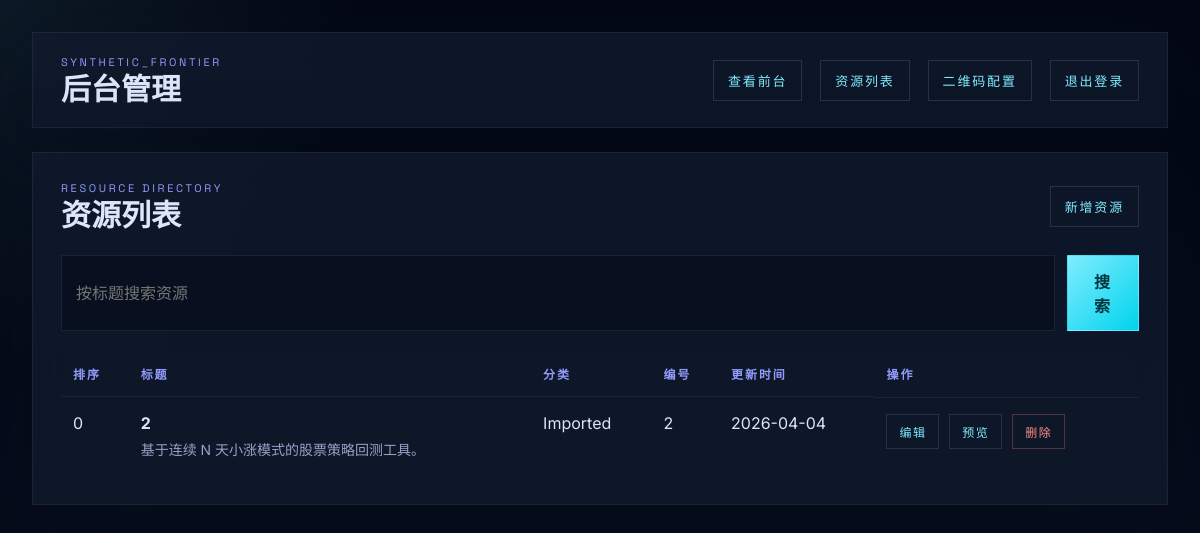
/admin/ (signed in), run on an earlier commit of the app's database.
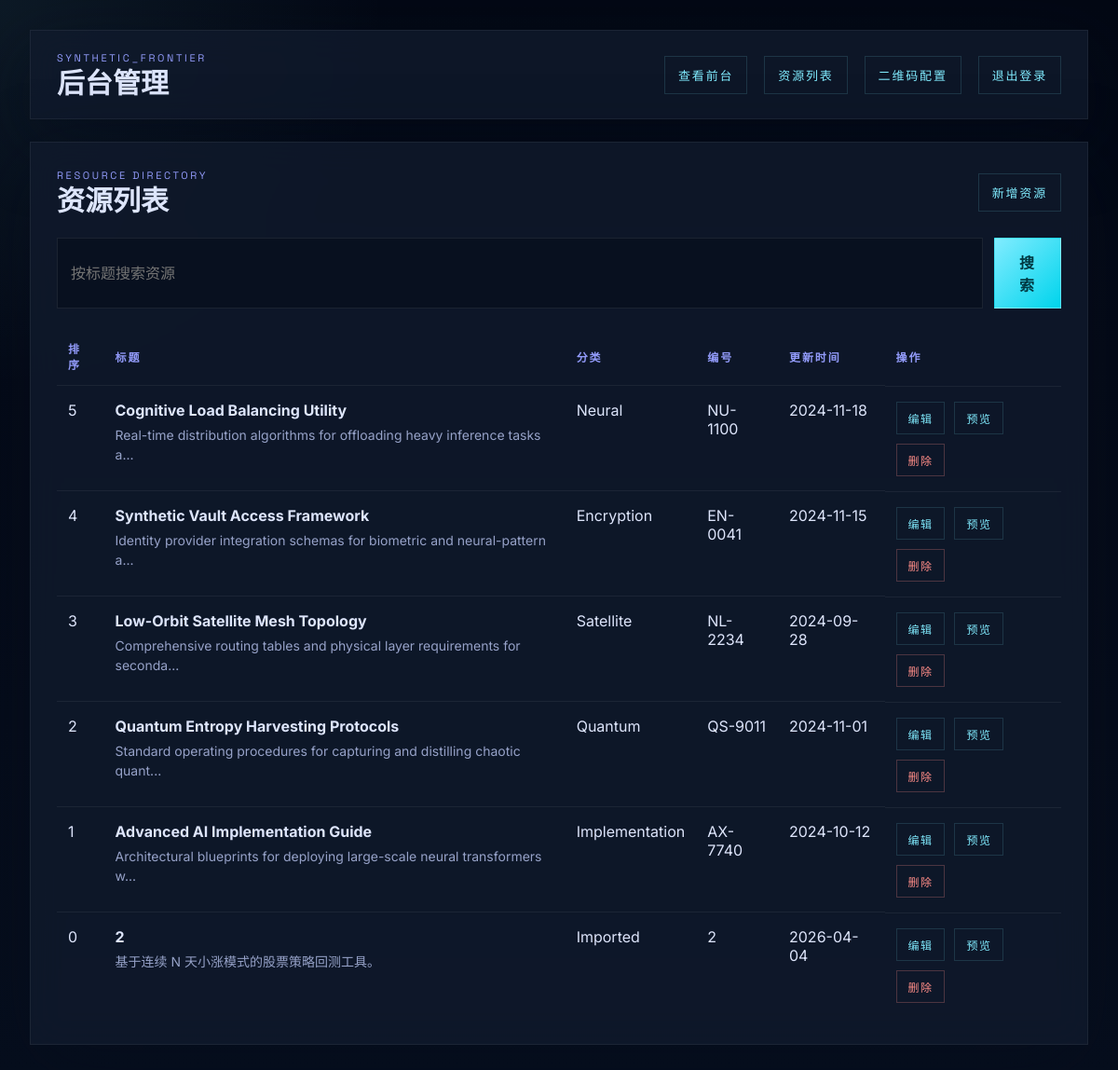
And on a later commit of the database.
### app/models.py (models this page shows, shortened)
class Resource(db.Model):
    __tablename__ = "resources"
    id = db.Column(db.Integer, primary_key=True)
    title = db.Column(db.String(160), nullable=False)
    slug = db.Column(db.String(180), unique=True, nullable=False, index=True)
    resource_code = db.Column(db.String(40), nullable=False)
    category = db.Column(db.String(80), nullable=False, index=True)
    short_description = db.Column(db.Text, nullable=False)
    overview = db.Column(db.Text, nullable=False)
    highlights = db.Column(db.Text, default="", nullable=False)
    tags = db.Column(db.Text, default="", nullable=False)
    clearance = db.Column(db.String(80), default="Level 4 Clearance", nullable=False)
    checksum = db.Column(db.String(80), default="N/A", nullable=False)
    asset_identifier = db.Column(db.String(80), default="N/A", nullable=False)
    image_url = db.Column(db.Text, default="", nullable=False)
    image_path = db.Column(db.String(255), default="", nullable=False)
    download_url = db.Column(db.Text, default="", nullable=False)
    cloud_link = db.Column(db.Text, default="", nullable=False)
    cloud_code = db.Column(db.String(80), default="", nullable=False)
    download_path = db.Column(db.String(255), default="", nullable=False)
    download_name = db.Column(db.String(255), default="", nullable=False)
    file_manifest = db.Column(db.Text, default="", nullable=False)
    readme_content = db.Column(db.Text, default="", nullable=False)
    status = db.Column(db.String(40), default="ONLINE_READY", nullable=False)
    display_order = db.Column(db.Integer, default=0, nullable=False)
    updated_at = db.Column(db.Date, default=china_today, nullable=False, index=True)
    created_at = db.Column(db.DateTime, default=china_now, nullable=False)
    modified_at = db.Column(
        db.DateTime, default=china_now, onupdate=china_now, nullable=False
    )

### app/admin.py (the view, shortened to what this page needs)
@bp.route("/")
@admin_required
def dashboard():
    keyword = request.args.get("q", "").strip()
    query = Resource.query
    resources = query.order_by(Resource.created_at.desc(), Resource.id.desc()).all()
    return render_template("admin/dashboard.html", resources=resources, keyword=keyword)

### app/admin.py (called while the page is built)
def admin_required(view):
    @wraps(view)
    def wrapped(*args, **kwargs):
        if not session.get("admin_user_id"):
            return redirect(url_for("admin.login", next=request.path))
        return view(*args, **kwargs)
    return wrapped

@bp.before_app_request
def load_admin():
    admin_id = session.get("admin_user_id")
    g.admin_user = db.session.get(AdminUser, admin_id) if admin_id else None

### app/public.py (called while the page is built, shortened)
def get_lang() -> str:
    lang = session.get("lang", "zh")
    return lang if lang in TRANSLATIONS else "zh"

def get_site_config() -> SiteConfig:
    config = SiteConfig.query.get(1)
    if config is not None:
        return config

@bp.app_context_processor
def inject_public_i18n():
    return {
        "t": t,
        "current_lang": get_lang(),
        "render_markdown": render_markdown,
        "homepage_url": HOMEPAGE_URL,
        "site_config": get_site_config(),
    }

### app/templates/admin/dashboard.html (shortened to what this page needs)
{% extends "admin/base.html" %}
{% block content %}
  <main class="admin-main">
    <section class="admin-card">
      <div class="section-head">
        <div>
          <div class="eyebrow">RESOURCE DIRECTORY</div>
          <h2>资源列表</h2>
        </div>
        <a class="primary-link" href="{{ url_for('admin.create_resource') }}">新增资源</a>
      </div>
      <form class="toolbar" method="get">
        <input type="search" name="q" value="{{ keyword }}" placeholder="按标题搜索资源" />
        <button type="submit">搜索</button>
      </form>
      <div class="table-wrap">
        <table>
          <thead>
            <tr>
              <th>排序</th>
              <th>标题</th>
              <th>分类</th>
              <th>编号</th>
              <th>更新时间</th>
              <th>操作</th>
            </tr>
          </thead>
          <tbody>
            {% for resource in resources %}
              <tr>
                <td>{{ resource.display_order }}</td>
                <td>
                  <strong>{{ resource.title }}</strong>
                  <span>{{ resource.short_description[:72] }}{% if resource.short_description|length > 72 %}...{% endif %}</span>
                </td>
                <td>{{ resource.category }}</td>
                <td>{{ resource.resource_code }}</td>
                <td>{{ resource.updated_at.strftime("%Y-%m-%d") }}</td>
                <td class="actions">
                  <a href="{{ url_for('admin.edit_resource', resource_id=resource.id) }}">编辑</a>
                  <a href="{{ url_for('public.index', detail=resource.slug) }}" target="_blank" rel="noreferrer">预览</a>
                  <form method="post" action="{{ url_for('admin.delete_resource', resource_id=resource.id) }}" onsubmit="return confirm('确认删除这条资源吗？');">
                    <button type="submit" class="danger-link">删除</button>
                  </form>
                </td>
              </tr>
            {% else %}
              <tr>
                <td colspan="6" class="empty-row">当前还没有资源，可以先新建一条。</td>
              </tr>
            {% endfor %}
          </tbody>
        </table>
      </div>
    </section>
  </main>
{% endblock %}

### app/templates/admin/base.html (shortened to what this page needs)
<!DOCTYPE html>
<html lang="zh-CN">
  <head>
    <link rel="stylesheet" href="{{ url_for('static', filename='css/admin.css') }}" />
  </head>
  <body>
    <div class="admin-shell">
      {% if g.admin_user %}
        <header class="admin-topbar">
          <div>
            <div class="eyebrow">SYNTHETIC_FRONTIER</div>
            <h1>后台管理</h1>
          </div>
          <nav>
            <a href="{{ url_for('public.index') }}" target="_blank" rel="noreferrer">查看前台</a>
            <a href="{{ url_for('admin.dashboard') }}">资源列表</a>
            <a href="{{ url_for('admin.site_settings') }}">二维码配置</a>
            <a href="{{ url_for('admin.logout') }}">退出登录</a>
          </nav>
        </header>
      {% endif %}
      {% block content %}{% endblock %}
    </div>
  </body>
</html>

### app/static/css/admin.css (style rules this page uses)
:root { --bg: #060e1d; --surface: #101a2d; --surface-2: #162238; --line: rgba(129, 236, 255, 0.14); --text: #dde5fb; --muted: #96a2c8; --primary: #81ecff; --secondary: #929bfa; --danger: #ff8d88; }
* { box-sizing: border-box; }
body { margin: 0; min-height: 100vh; color: var(--text); font-family: "Inter", sans-serif; background: radial-gradient(circle at top left, rgba(129, 236, 255, 0.08), transparent 25%), linear-gradient(180deg, #030814 0%, #060e1d 100%); }
a { color: inherit; text-decoration: none; }
.admin-shell { padding: 32px; }
.admin-topbar, .admin-card, .login-panel { border: 1px solid rgba(255, 255, 255, 0.06); background: rgba(16, 26, 45, 0.82); box-shadow: 0 24px 80px rgba(6, 14, 29, 0.45); backdrop-filter: blur(18px); }
.admin-topbar { display: flex; align-items: center; justify-content: space-between; gap: 24px; margin-bottom: 24px; padding: 22px 28px; }
.admin-topbar h1, .section-head h2, .login-panel h2 { margin: 6px 0 0; font-family: "Space Grotesk", sans-serif; font-size: 30px; line-height: 1; }
.admin-topbar nav { display: flex; gap: 18px; flex-wrap: wrap; }
.admin-topbar nav a, .primary-link, .secondary-link { border: 1px solid rgba(129, 236, 255, 0.14); padding: 10px 14px; color: var(--primary); font-size: 13px; letter-spacing: 0.14em; text-transform: uppercase; }
.eyebrow { color: var(--secondary); font-family: "Space Grotesk", sans-serif; font-size: 11px; letter-spacing: 0.24em; text-transform: uppercase; }
.admin-main { display: grid; gap: 24px; }
.admin-card { padding: 28px; }
.section-head { display: flex; align-items: center; justify-content: space-between; gap: 16px; margin-bottom: 24px; }
.toolbar { display: flex; gap: 12px; margin-bottom: 20px; }
.toolbar input, .toolbar button, .login-form input, .login-form button, .form-grid input, .form-grid textarea, .form-grid button { border: 1px solid rgba(255, 255, 255, 0.08); background: rgba(6, 14, 29, 0.72); color: var(--text); font: inherit; }
.toolbar input, .login-form input, .form-grid input, .form-grid textarea { width: 100%; padding: 13px 14px; }
.toolbar button, .login-form button, .form-grid button { cursor: pointer; padding: 13px 18px; color: #003842; font-weight: 700; letter-spacing: 0.14em; text-transform: uppercase; background: linear-gradient(135deg, #81ecff 0%, #00d4ec 100%); }
.table-wrap { overflow-x: auto; }
table { width: 100%; border-collapse: collapse; }
thead th { padding: 14px 12px; color: var(--secondary); font-size: 12px; letter-spacing: 0.16em; text-align: left; text-transform: uppercase; }
tbody td { padding: 16px 12px; vertical-align: top; border-top: 1px solid rgba(255, 255, 255, 0.06); }
tbody td strong { display: block; margin-bottom: 6px; font-size: 16px; }
tbody td span { color: var(--muted); font-size: 14px; line-height: 1.5; }
.actions { display: flex; gap: 10px; flex-wrap: wrap; }
.actions a, .actions button { padding: 8px 12px; color: var(--primary); font-size: 12px; letter-spacing: 0.12em; text-transform: uppercase; border: 1px solid rgba(129, 236, 255, 0.14); background: transparent; cursor: pointer; }
.danger-link { color: var(--danger) !important; border-color: rgba(255, 141, 136, 0.26) !important; }

What changed in the data, as far as the page shows it:
added Resource: display_order "5", title "Cognitive Load Balancing Utility", short_description "Real-time distribution algorithms for offloading heavy inference tasks a", category "Neural", resource_code "NU-1100", updated_at "2024-11-18"
added Resource: display_order "4", title "Synthetic Vault Access Framework", short_description "Identity provider integration schemas for biometric and neural-pattern a", category "Encryption", resource_code "EN-0041", updated_at "2024-11-15"
added Resource: display_order "3", title "Low-Orbit Satellite Mesh Topology", short_description "Comprehensive routing tables and physical layer requirements for seconda", category "Satellite", resource_code "NL-2234", updated_at "2024-09-28"
added Resource: display_order "2", title "Quantum Entropy Harvesting Protocols", short_description "Standard operating procedures for capturing and distilling chaotic quant", category "Quantum", resource_code "QS-9011", updated_at "2024-11-01"
added Resource: display_order "1", title "Advanced AI Implementation Guide", short_description "Architectural blueprints for deploying large-scale neural transformers w", category "Implementation", resource_code "AX-7740", updated_at "2024-10-12"
